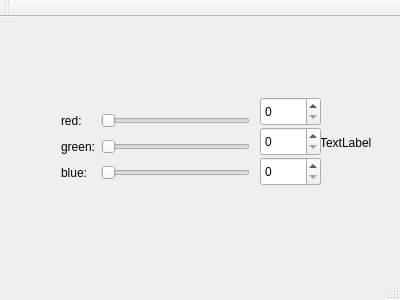
<?xml version="1.0" encoding="UTF-8"?>
<ui version="4.0">
 <class>MainWindow</class>
 <widget class="QMainWindow" name="MainWindow">
  <property name="geometry">
   <rect>
    <x>0</x>
    <y>0</y>
    <width>400</width>
    <height>300</height>
   </rect>
  </property>
  <property name="windowTitle">
   <string>MainWindow</string>
  </property>
  <widget class="QWidget" name="centralWidget">
   <widget class="QWidget" name="gridLayoutWidget">
    <property name="geometry">
     <rect>
      <x>50</x>
      <y>80</y>
      <width>211</width>
      <height>101</height>
     </rect>
    </property>
    <layout class="QGridLayout" name="gridLayout">
     <item row="1" column="1">
      <widget class="QSlider" name="horizontalSliderRed">
       <property name="orientation">
        <enum>Qt::Horizontal</enum>
       </property>
      </widget>
     </item>
     <item row="3" column="0">
      <widget class="QLabel" name="labelBlue">
       <property name="text">
        <string>blue:</string>
       </property>
      </widget>
     </item>
     <item row="1" column="0">
      <widget class="QLabel" name="labelRed">
       <property name="text">
        <string>red:</string>
       </property>
      </widget>
     </item>
     <item row="3" column="1">
      <widget class="QSlider" name="horizontalSliderBlue">
       <property name="orientation">
        <enum>Qt::Horizontal</enum>
       </property>
      </widget>
     </item>
     <item row="2" column="1">
      <widget class="QSlider" name="horizontalSliderGreen">
       <property name="orientation">
        <enum>Qt::Horizontal</enum>
       </property>
      </widget>
     </item>
     <item row="2" column="0">
      <widget class="QLabel" name="labelGreen">
       <property name="text">
        <string>green:</string>
       </property>
      </widget>
     </item>
    </layout>
   </widget>
   <widget class="QLabel" name="colorLabel">
    <property name="geometry">
     <rect>
      <x>320</x>
      <y>100</y>
      <width>62</width>
      <height>51</height>
     </rect>
    </property>
    <property name="text">
     <string>TextLabel</string>
    </property>
   </widget>
   <widget class="QSpinBox" name="spinBoxRed">
    <property name="geometry">
     <rect>
      <x>260</x>
      <y>80</y>
      <width>61</width>
      <height>29</height>
     </rect>
    </property>
   </widget>
   <widget class="QSpinBox" name="spinBoxGreen">
    <property name="geometry">
     <rect>
      <x>260</x>
      <y>110</y>
      <width>61</width>
      <height>29</height>
     </rect>
    </property>
   </widget>
   <widget class="QSpinBox" name="spinBoxBlue">
    <property name="geometry">
     <rect>
      <x>260</x>
      <y>140</y>
      <width>61</width>
      <height>29</height>
     </rect>
    </property>
   </widget>
  </widget>
  <widget class="QMenuBar" name="menuBar">
   <property name="geometry">
    <rect>
     <x>0</x>
     <y>0</y>
     <width>400</width>
     <height>25</height>
    </rect>
   </property>
  </widget>
  <widget class="QToolBar" name="mainToolBar">
   <attribute name="toolBarArea">
    <enum>TopToolBarArea</enum>
   </attribute>
   <attribute name="toolBarBreak">
    <bool>false</bool>
   </attribute>
  </widget>
  <widget class="QStatusBar" name="statusBar"/>
 </widget>
 <layoutdefault spacing="6" margin="11"/>
 <resources/>
 <connections>
  <connection>
   <sender>spinBoxRed</sender>
   <signal>valueChanged(int)</signal>
   <receiver>horizontalSliderRed</receiver>
   <slot>setValue(int)</slot>
   <hints>
    <hint type="sourcelabel">
     <x>270</x>
     <y>132</y>
    </hint>
    <hint type="destinationlabel">
     <x>183</x>
     <y>139</y>
    </hint>
   </hints>
  </connection>
  <connection>
   <sender>spinBoxGreen</sender>
   <signal>valueChanged(int)</signal>
   <receiver>horizontalSliderGreen</receiver>
   <slot>setValue(int)</slot>
   <hints>
    <hint type="sourcelabel">
     <x>277</x>
     <y>167</y>
    </hint>
    <hint type="destinationlabel">
     <x>225</x>
     <y>169</y>
    </hint>
   </hints>
  </connection>
  <connection>
   <sender>spinBoxBlue</sender>
   <signal>valueChanged(int)</signal>
   <receiver>horizontalSliderBlue</receiver>
   <slot>setValue(int)</slot>
   <hints>
    <hint type="sourcelabel">
     <x>273</x>
     <y>199</y>
    </hint>
    <hint type="destinationlabel">
     <x>213</x>
     <y>197</y>
    </hint>
   </hints>
  </connection>
  <connection>
   <sender>horizontalSliderRed</sender>
   <signal>sliderMoved(int)</signal>
   <receiver>spinBoxRed</receiver>
   <slot>setValue(int)</slot>
   <hints>
    <hint type="sourcelabel">
     <x>122</x>
     <y>140</y>
    </hint>
    <hint type="destinationlabel">
     <x>298</x>
     <y>137</y>
    </hint>
   </hints>
  </connection>
  <connection>
   <sender>horizontalSliderGreen</sender>
   <signal>valueChanged(int)</signal>
   <receiver>spinBoxGreen</receiver>
   <slot>setValue(int)</slot>
   <hints>
    <hint type="sourcelabel">
     <x>131</x>
     <y>166</y>
    </hint>
    <hint type="destinationlabel">
     <x>295</x>
     <y>170</y>
    </hint>
   </hints>
  </connection>
  <connection>
   <sender>horizontalSliderBlue</sender>
   <signal>valueChanged(int)</signal>
   <receiver>spinBoxBlue</receiver>
   <slot>setValue(int)</slot>
   <hints>
    <hint type="sourcelabel">
     <x>140</x>
     <y>196</y>
    </hint>
    <hint type="destinationlabel">
     <x>307</x>
     <y>198</y>
    </hint>
   </hints>
  </connection>
 </connections>
</ui>
